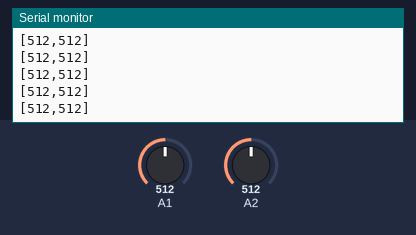
A sketch run on a simulated Arduino Uno, built with avr-gcc and run on an emulated ATmega328P. Shown: the last lines printed to the serial monitor. The inputs (shaded band) are chosen by the test bench; at power-on: A1 = 512, A2 = 512.

Above: at 1.2 s.
1.3 s: A1 set to 982
At 1.8 s:
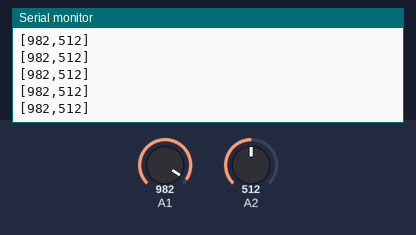
2.8 s: A1 set to 1011
At 3.8 s:
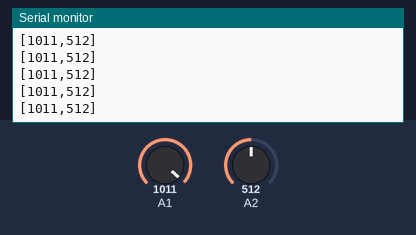
Timing chart, 0 to 5.8 s (numbered marks = the images above; inputs shaded):
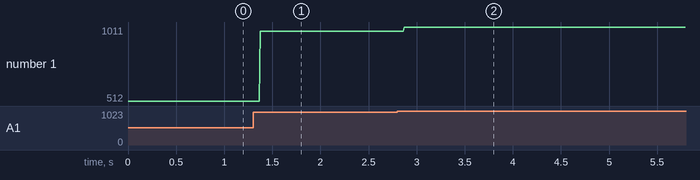

The sketch:

ICA8.ino
```cpp
void setup() {
  // put your setup code here, to run once:
  Serial.begin(9600);
}

void loop() {
  // put your main code here, to run repeatedly:
  int s1 = analogRead(1);
  int s2 = analogRead(2);
  Serial.print("[");
  Serial.print(s1);
  Serial.print(",");
  Serial.print(s2);
  Serial.println("]");
}
```

Measured:
- after the input at 1.3 s, the serial monitor: prints a new line after 0.07 s (image 1)
- after the input at 2.8 s, the serial monitor: prints a new line after 0.07 s (image 2)
- plotted number 1: 512 → 982 after the input at 1.3 s, 982 → 1011 after the input at 2.8 s
